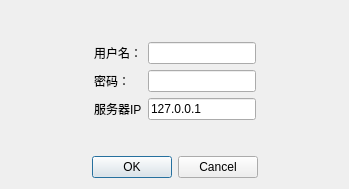
<?xml version="1.0" encoding="UTF-8"?>
<ui version="4.0">
 <class>login</class>
 <widget class="QDialog" name="login">
  <property name="geometry">
   <rect>
    <x>0</x>
    <y>0</y>
    <width>349</width>
    <height>189</height>
   </rect>
  </property>
  <property name="windowTitle">
   <string>登入聊天室</string>
  </property>
  <layout class="QGridLayout" name="gridLayout_2">
   <item row="0" column="1">
    <spacer name="verticalSpacer_2">
     <property name="orientation">
      <enum>Qt::Vertical</enum>
     </property>
     <property name="sizeHint" stdset="0">
      <size>
       <width>20</width>
       <height>15</height>
      </size>
     </property>
    </spacer>
   </item>
   <item row="1" column="0">
    <spacer name="horizontalSpacer_3">
     <property name="orientation">
      <enum>Qt::Horizontal</enum>
     </property>
     <property name="sizeHint" stdset="0">
      <size>
       <width>35</width>
       <height>20</height>
      </size>
     </property>
    </spacer>
   </item>
   <item row="1" column="1">
    <layout class="QGridLayout" name="gridLayout">
     <item row="0" column="1">
      <widget class="QLineEdit" name="name"/>
     </item>
     <item row="1" column="1">
      <widget class="QLineEdit" name="pow"/>
     </item>
     <item row="1" column="0">
      <widget class="QLabel" name="label_2">
       <property name="text">
        <string>密码：</string>
       </property>
      </widget>
     </item>
     <item row="0" column="0">
      <widget class="QLabel" name="label_4">
       <property name="text">
        <string>用户名：</string>
       </property>
      </widget>
     </item>
     <item row="2" column="1">
      <widget class="QLineEdit" name="IP">
       <property name="text">
        <string>127.0.0.1</string>
       </property>
      </widget>
     </item>
     <item row="2" column="0">
      <widget class="QLabel" name="label_3">
       <property name="text">
        <string>服务器IP</string>
       </property>
      </widget>
     </item>
    </layout>
   </item>
   <item row="1" column="2">
    <spacer name="horizontalSpacer_4">
     <property name="orientation">
      <enum>Qt::Horizontal</enum>
     </property>
     <property name="sizeHint" stdset="0">
      <size>
       <width>35</width>
       <height>20</height>
      </size>
     </property>
    </spacer>
   </item>
   <item row="2" column="1">
    <spacer name="verticalSpacer">
     <property name="orientation">
      <enum>Qt::Vertical</enum>
     </property>
     <property name="sizeHint" stdset="0">
      <size>
       <width>20</width>
       <height>16</height>
      </size>
     </property>
    </spacer>
   </item>
   <item row="3" column="0" colspan="3">
    <layout class="QHBoxLayout" name="horizontalLayout">
     <item>
      <spacer name="horizontalSpacer_1">
       <property name="orientation">
        <enum>Qt::Horizontal</enum>
       </property>
       <property name="sizeHint" stdset="0">
        <size>
         <width>40</width>
         <height>20</height>
        </size>
       </property>
      </spacer>
     </item>
     <item>
      <widget class="QDialogButtonBox" name="chose">
       <property name="enabled">
        <bool>true</bool>
       </property>
       <property name="acceptDrops">
        <bool>false</bool>
       </property>
       <property name="accessibleName">
        <string/>
       </property>
       <property name="orientation">
        <enum>Qt::Horizontal</enum>
       </property>
       <property name="standardButtons">
        <set>QDialogButtonBox::Cancel|QDialogButtonBox::Ok</set>
       </property>
      </widget>
     </item>
     <item>
      <spacer name="horizontalSpacer_2">
       <property name="orientation">
        <enum>Qt::Horizontal</enum>
       </property>
       <property name="sizeHint" stdset="0">
        <size>
         <width>40</width>
         <height>20</height>
        </size>
       </property>
      </spacer>
     </item>
    </layout>
   </item>
  </layout>
 </widget>
 <resources/>
 <connections>
  <connection>
   <sender>chose</sender>
   <signal>accepted()</signal>
   <receiver>login</receiver>
   <slot>accept()</slot>
   <hints>
    <hint type="sourcelabel">
     <x>248</x>
     <y>254</y>
    </hint>
    <hint type="destinationlabel">
     <x>157</x>
     <y>274</y>
    </hint>
   </hints>
  </connection>
  <connection>
   <sender>chose</sender>
   <signal>rejected()</signal>
   <receiver>login</receiver>
   <slot>reject()</slot>
   <hints>
    <hint type="sourcelabel">
     <x>316</x>
     <y>260</y>
    </hint>
    <hint type="destinationlabel">
     <x>286</x>
     <y>274</y>
    </hint>
   </hints>
  </connection>
 </connections>
</ui>
